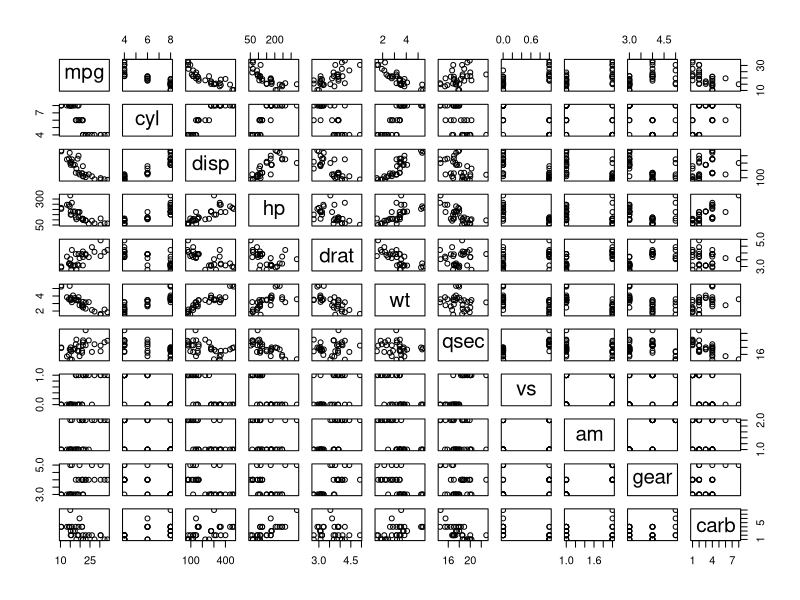
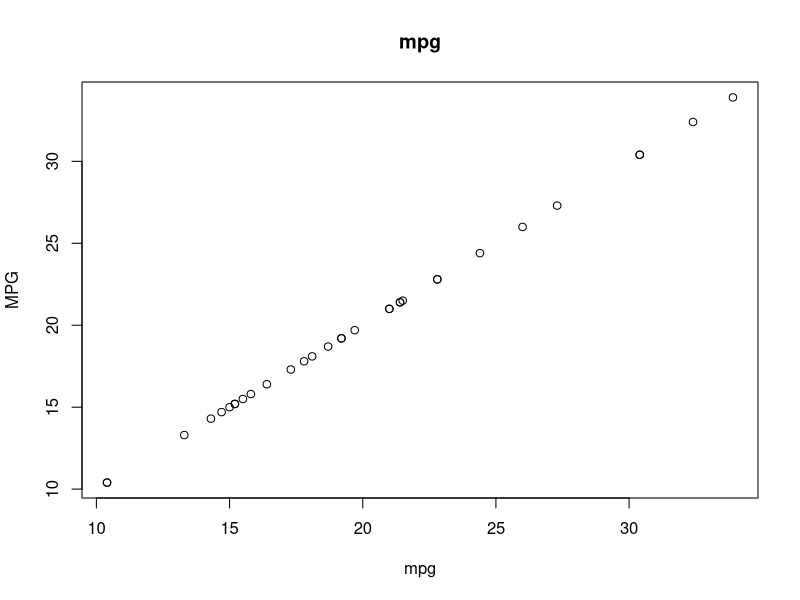
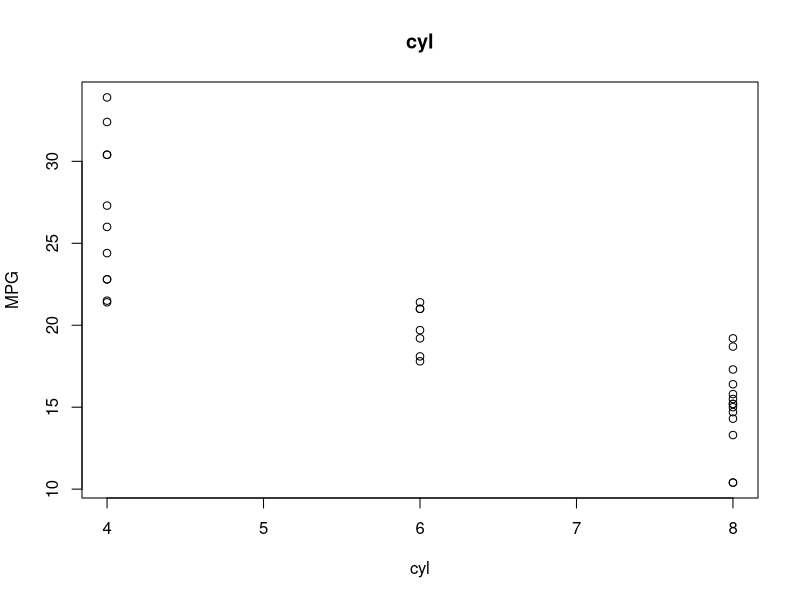
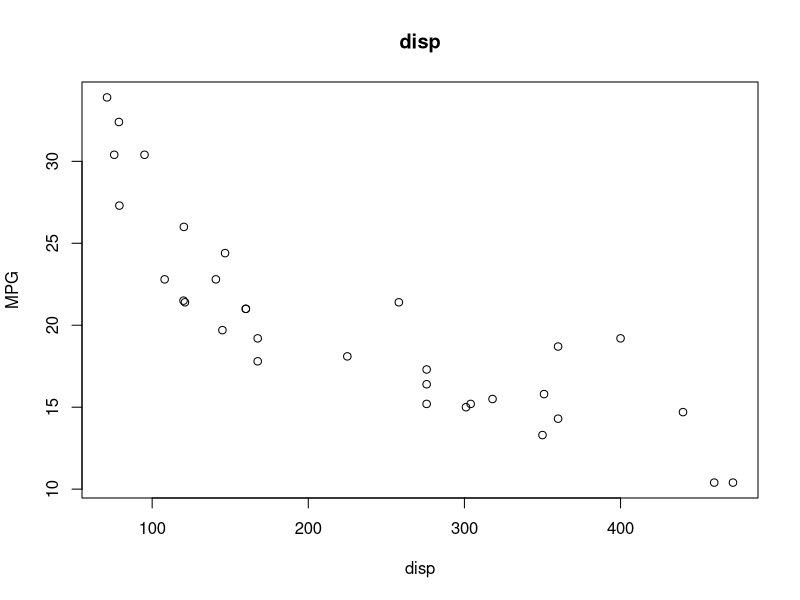
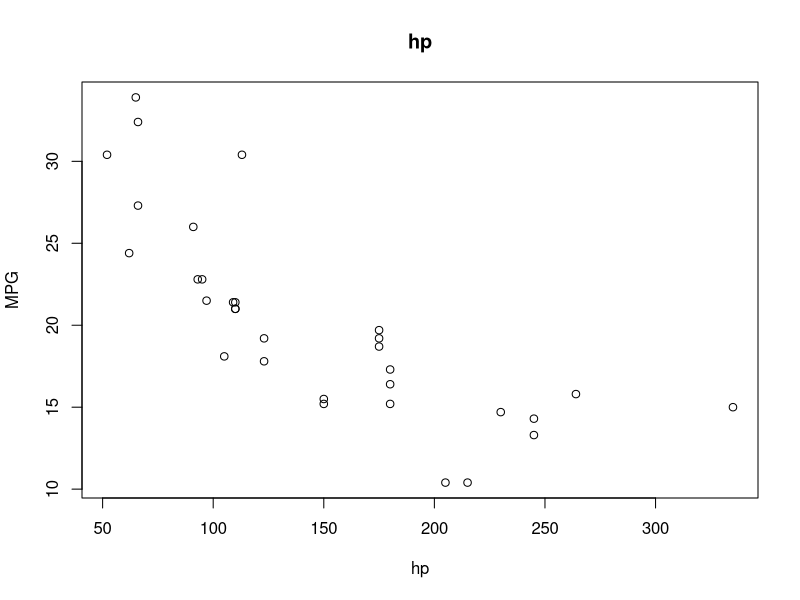
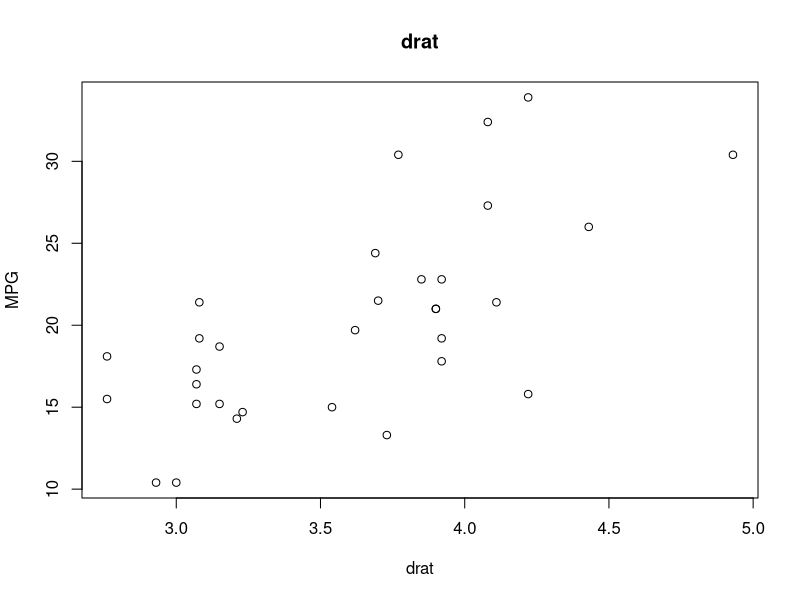
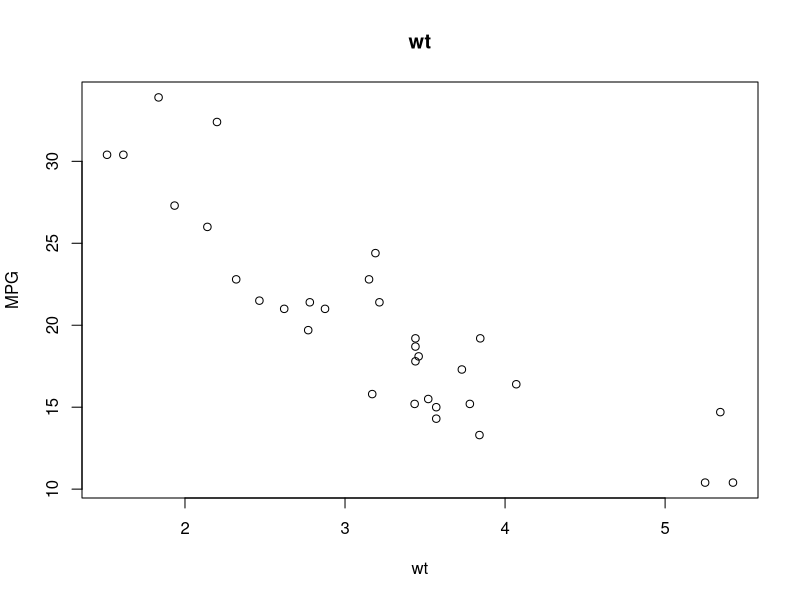
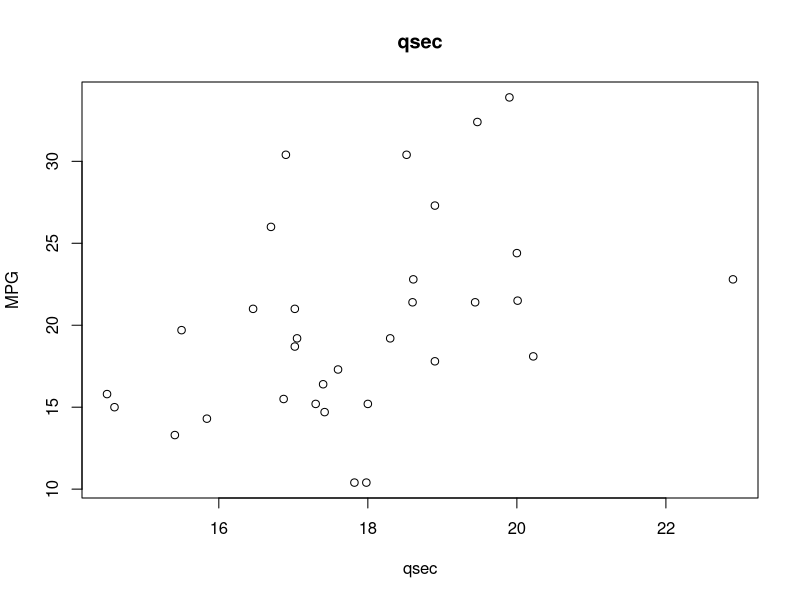

Generate these figures, in order, with R: (Note: this script raises an error after producing the figures.)
###################################################
######## Intro to modeling and testing ############
###################################################


####  Load packages ####
library(modelr)
library(broom)
library(dplyr)
library(fitdistrplus)
library(ggplot2)
########################

#### Load built-in mtcars data into data frame ####
dat = mtcars
###################################################

#### Check out data, summaries, visualizations ####

# Look at column descriptions of the built-in data
?mtcars

# Quick look at column classes and first rows
glimpse(dat)


# change "am" column from 1s and 0s to "Manual" and "Automatic"
dat$am[dat$am == 1] <- "Manual"
dat$am[dat$am == 0] <- "Automatic"

# Change "am" column to factor from numeric
dat$am = as.factor(dat$am)

# double-check
glimpse(dat)

# quick summary stats for every column
summary(dat)

# quick plot
plot(dat) # whoa!

# quick plot of mpg as function of other variables, one at a time...

for(i in names(dat)){
  plot(dat[,"mpg"] ~ dat[,i], xlab = i, ylab = "MPG", main = i)
}

# look at distribution of mpg

        # What is a distribution???
        # Let's say we decided to measure human height. If we measured EVERY human on earth,
        # the distribution of their heights would show the probability of a random person 
        # having a given height.

distributions = c("norm", "lnorm", "pois", "exp", "gamma", "binom", "nbinom", "geom", "beta", "unif", "logis")
# Here's a good web page with all the distributions included in base R:  https://en.wikibooks.org/wiki/R_Programming/Probability_Distributions

# Normal distribution

x<-seq(-4,4,length=2000)
y<-dnorm(x,mean=0, sd=1)
plot(x,y, type="l", lwd=2, main = "Normal Distribution")


  # BUT... there's no way to measure the height of every human. 
  # You can instead take a representative sample of humans and ESTIMATE the distribution of heights.


  # Plot random samples from a truly normal distribution:
  points(density(rnorm(5)), col = "Red") # for 5 random samples
  points(density(rnorm(10)), col = "Green") # for 10 random samples
  points(density(rnorm(1000)), col = "Blue") # for 1000 random samples
  points(density(rnorm(100000)), col = "Orange") # for 100000 random samples
  points(density(rnorm(999999)), col = "Purple") # for 999999 random samples

  # ^^^ This is why sample size is important... as you randomly sample from an unknown distribution,
  # your sample distribution begins to approach the true distribution as sample size increases!
    

# Think of probability distributions like a histogram...
  # if you sampled 100% of some variable from a population of values, the histogram would BE the distribution
  
hist(dat$mpg)

# The fitdist() function from fitdistrplus package let's us compare a vector of data to a given distribution
?fitdist
fitdist(dat$mpg, "norm")

# we can look at the fit of our data to the theoretical values given by a chosen distribution
plot(fitdist(dat$mpg, "norm"))
plot(fitdist(dat$mpg, "gamma"))
plot(fitdist(dat$mpg, "logis"))

# try it on a different vector of data
plot(fitdist(dat$cyl, "norm")) # whoa now!

# Binomial distribution

  # imagine flipping a coin 10 times...at the end, how many heads would you have?
  # This is what a binomial distribution is all about... counts of an outcome of an experiment.
x = seq(0,50,by=1)
y = y <- dbinom(x,50,0.5)
plot(x,y, type = "l", main = "Binomial Dist. - N=50, P=0.5")
  # shows probability of getting a specific number of a certain outcome, given a probability for each result
    # we can see it would be highly unlikely to get fewer than 10 tails in 50 coin flips.

x = seq(0,50,by=1)
y = y <- dbinom(x,50,0.5)
plot(x,y, type = "l", main = "Binomial Dist. - N=50, P=0.5")




  # What if you flipped it 100000 times?

x = seq(0,10000,by=1)
y = y <- dbinom(x,10000,0.5)
plot(x,y, type = "l", main = "Binomial Dist. - N=10000, P=0.5")


########### A lot of statistical tests are all about determining whether your representative sample
########### could have really come from a given probability distribution!

# Look at the previous plot (P of outcomes from 50 flips)
# If you flipped a coin 50 times and only got 4 heads, how likely is it that it was just random chance,
# vs. how likely is it that the true probability of heads/tails is 50/50 ????

?binom.test()
binom.test(x=4,n=50,p=0.5)  # 4 successes, out of 50 flips, probability of success is 0.5
                                  # Reject the null hypothesis (P-value of 4.462e-10)
binom.test(x=4,n=50,p=0.1)  # 4 successes, out of 50 flips, probability of success is 0.1
                                  # Fail to reject the null Hypothesis (P-value of 0.8151)


# Our coin flip experiment and the Central Limit Theorem
  sample(c("Heads","Tails"), size = 10, replace = TRUE) %>%
    table()

  # again, but with 1000 flips
  sample(c("Heads","Tails"), size = 1000, replace = TRUE) %>%
    table()
  
  # Let's plot it:
  
  # set counter, variable placeholders, and sequence of larger and larger coin flip experiments
  x=1
  heads = 0
  num.heads = c()
  flips = seq(from = 2, to = 500, by=2)

for(i in flips){
  heads = table(sample(c("Heads","Tails"), size = i, replace = TRUE))[1]
  num.heads[x] = heads
  x=x+1
}  
  
# plot!
  plot(x=flips, y=num.heads/flips, ylim = c(0,1)) # Explain what this plot is showing!
  

# Which variables predict MPG?

########################################
#######         Models           #######
########################################

# A statistical model is a simple (hopefully) equation that *explains* trends in your data
# "In what way does variable Y (The response) depend on other variables (X1 .... Xn) in the study?
# The model attempts to approximate this relationship


### Decisions, decisions... ###

    # Which variable is your response?

    # Which variables are explanatory?

    # Are the explanatory variables continuous, categorical, or both?

        # All continuous: Regression
        # All categorial: ANOVA
        # Mix:            ANCoVA

    # Is the response variable continuous, a count, a proportion, a category????

        # Continuous:     Regression, ANOVA, ANCoVA
        # Proportion:     Logistic regression
        # Count:          Log-Linear model
        # Binary:         Binary logistic

#######################################################################

### What models look like in R ###

# Y ~ X                     This means "Y, is modeled as a function of X"
# Y ~ X1 + X2               This means "Y, is modeled as a function of X1 AND X2" (two explanatory variables)
# Y ~ X1:X2                 This means "Y, is modeled as a function of THE INTERACTION BETWEEN X1 AND X2 (only the interaction term)
# Y ~ X1*X2                 This means "Y, is modeled as a function of X1 AND X2 AND THE INTERACTION BETWEEN X1 AND X2

# Real quick...what's an interaction?
  
  ggplot(dat, mapping = aes(x=hp, y=mpg, col = am)) +
    geom_point() +
    geom_smooth(method = "aov", se = FALSE) +
    ggtitle("No interaction between Transmission type and Horsepower") +
    labs(subtitle = "...with respect to its effect on MPG")
  
  
  
  ggplot(dat, mapping = aes(x=disp, y=mpg, col = am)) +
    geom_point() +
    geom_smooth(method = "aov", se = FALSE) +
    ggtitle("Clear interaction between Transmission type and Horsepower") +
    labs(subtitle = "...with respect to its effect on MPG")
  
  
  
# You also need to tell R which model to use

?lm # linear model....common (for better or worse) when everything is continuous
?glm # Kind of the same as lm() but more flexible ... you can use it for non-normally distributed data
?aov # basically a glm for each level of categorical variables

# define a model: mpg, as explained by number of cylinders AND Displacement AND Weight
mod1 = glm(mpg ~ cyl + disp + wt, data = dat) 

# look at how well each term in the model explains mpg
summary(mod1)
tidy(mod1)

# we can look at the model fit diagnostics visually as well
par(mfrow = c(2, 2)) # changes viewing panel into a 2x2 grid
plot(mod1) # show model fit plots for diagnostics
par(mfrow = c(1, 1)) # changes viewing panel back to single plot space


# We can use the modelr package to easily add predictions (made by our model)
dat %>% add_predictions(model = mod1)
# This new column shows what our model predicts SHOULD be the mpg, based on cyl, disp, and wt

# Save this as a new data frame
dat.mod1 = dat %>% add_predictions(model = mod1)

# Calculate the mean squared difference between actual and predicted values of mpg
mean((dat.mod1$mpg - dat.mod1$pred)^2)


####### Try a different model! #########

mod2 = glm(mpg ~ cyl*wt, data = dat)
tidy(mod2)
dat.mod2 = dat %>% add_predictions(model = mod2)
mean((dat.mod2$mpg - dat.mod2$pred)^2)
        # this model seems to do a better job...it's mean square error is smaller

# Visually compare the two models against the real data

plot(dat$mpg ~ dat$wt)
abline(mod1, col = "Red")
abline(mod2, col = "Blue")
abline(lm(mpg ~ wt, data = dat)) # linear model of mpg explained only by wt
points(dat$mpg ~ dat$wt, col = dat$cyl) # color over points, using No. of Cylinders as color values


# ggplot way
ggplot(data = dat) +
  geom_point(aes(x=wt, y=mpg, col = factor(cyl))) +
  geom_smooth(aes(x=wt, y=mpg), method = "glm", col = "Black")

# Notice pattern that heavier cars have more cylinders?  This could be a "covariate" .. in other words, wt and cyl are NOT independent
# cyl could also be considered "categorical" since you can't have 4.5 cylinders

dat$cyl = as.factor(dat$cyl)

# categorical predictors of mpg...we can use ANOVA and Tukey's Test
mod3 = aov(mpg ~ factor(cyl)*am, data = dat)

par(mfrow = c(2, 2)) # changes viewing panel into a 2x2 grid
plot(mod3)
par(mfrow = c(1, 1)) # changes viewing panel into a 2x2 grid

summary(mod3)
TukeyHSD(mod3)

names(dat)

# ANOVA: Find out which terms have significant impact on response
aov(mpg ~ cyl*disp*hp*am*wt, data = dat) %>% summary()
# anova can handle categorical predictors, remember!
    # looks like hp doesn't help our model much...

aov(mpg ~ cyl*disp*am*wt, data = dat) %>% summary()
    # maybe we could even drop am

aov(mpg ~ cyl*disp*wt, data = dat) %>% summary()
mod4 = aov(mpg ~ cyl*disp*wt, data = dat)

mod4_pred = add_predictions(dat, model = mod4) %>% select_("pred")
plot(dat$mpg, mod4_pred[,1])
abline(lm(dat$mpg ~ mod4_pred[,1]))
